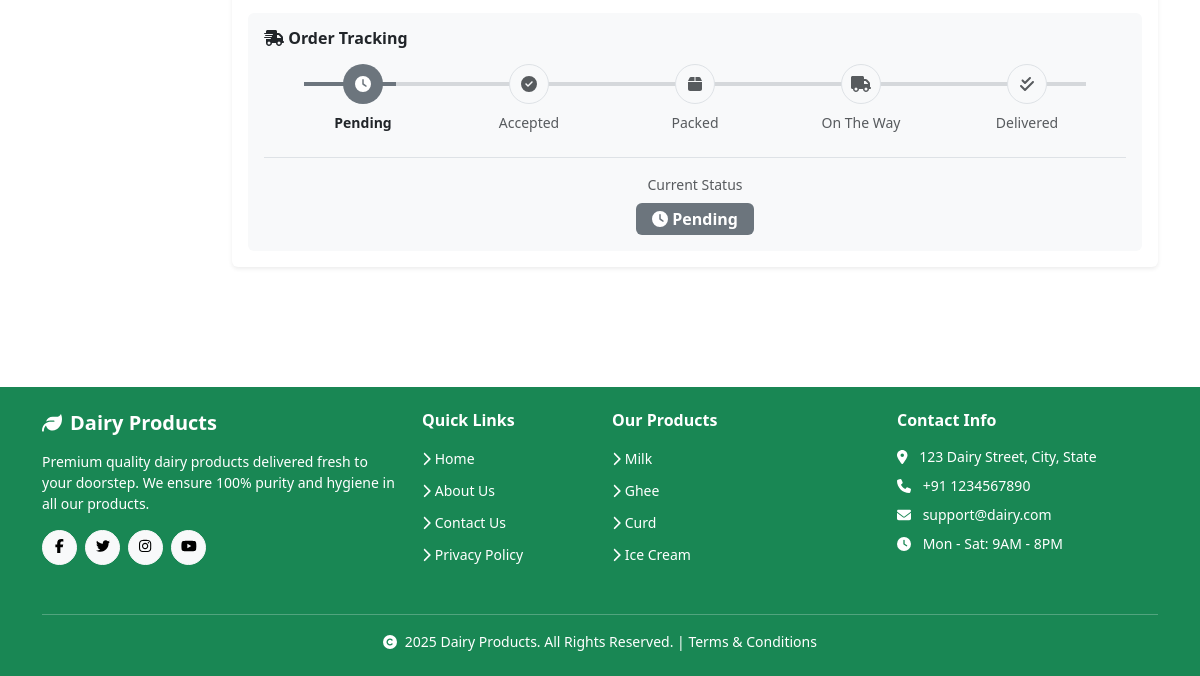
The page /orders/ (signed in, lower part) on the database as committed earlier.
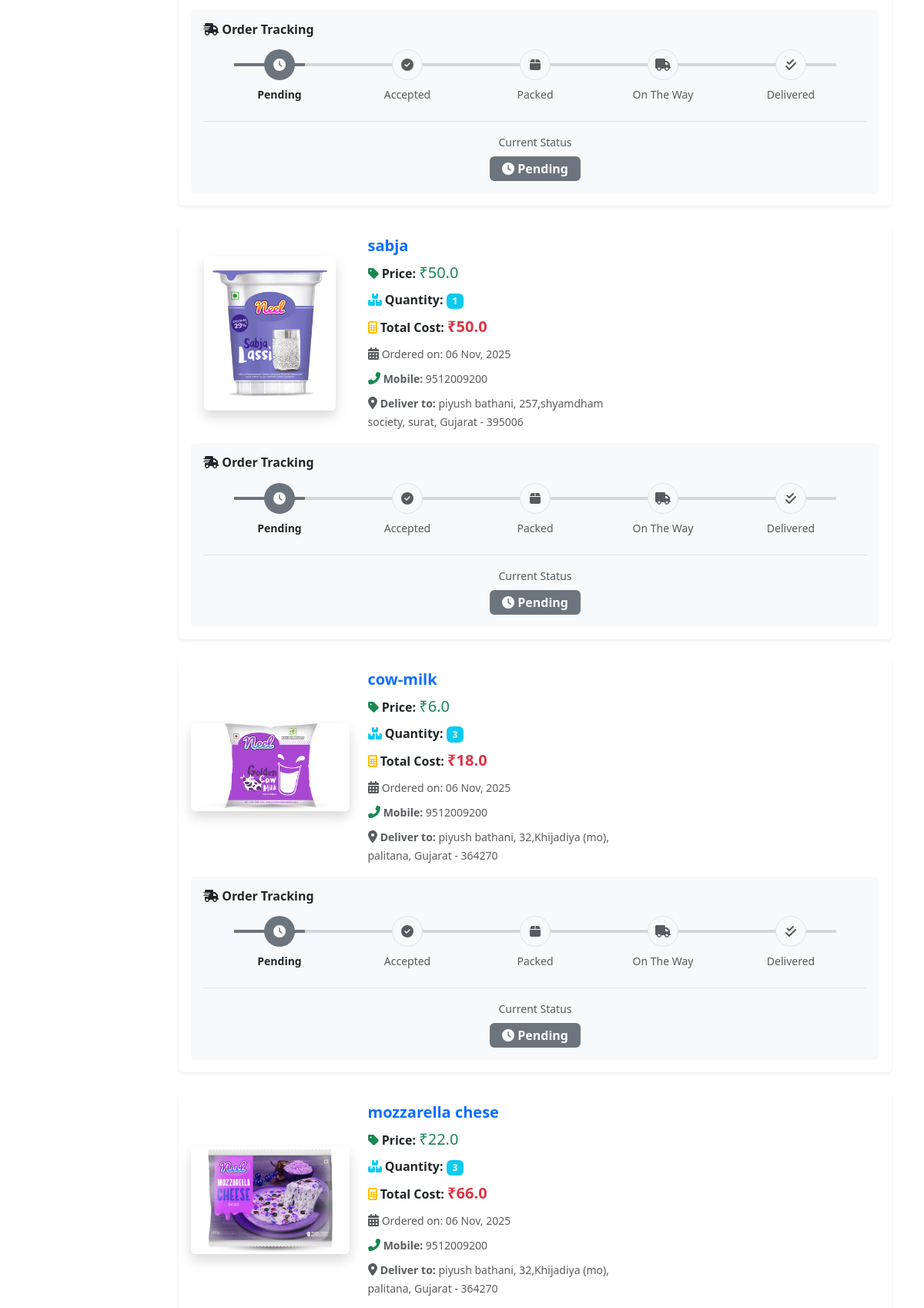
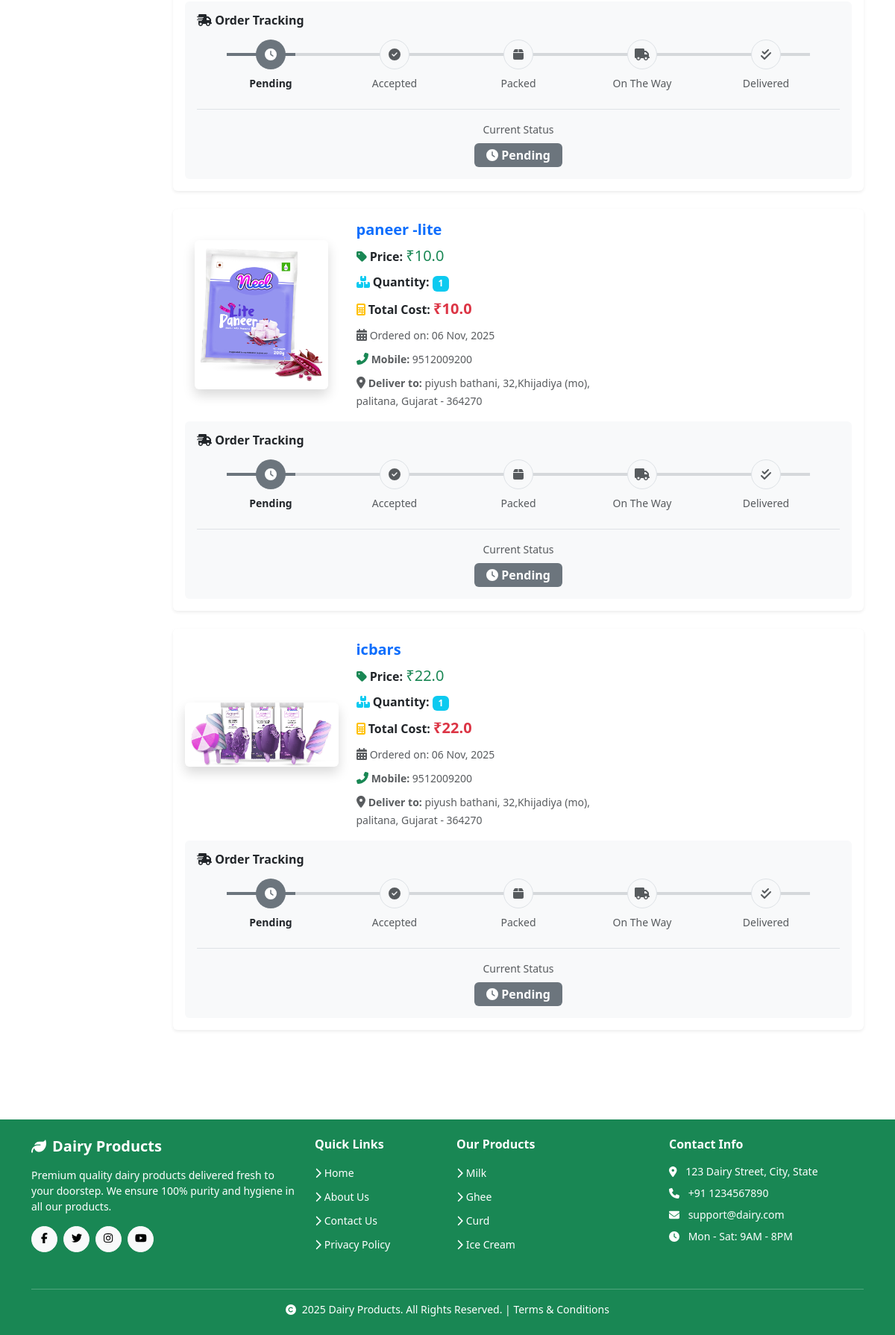
The same page on the database as committed later (2 pictures, top to bottom).
### app/models.py (models this page shows, shortened)
class OrderPlaced(models.Model):
    user = models.ForeignKey(User, on_delete=models.CASCADE)
    customer = models.ForeignKey(Customer, on_delete=models.CASCADE)
    product = models.ForeignKey(Product, on_delete=models.CASCADE)
    quantity = models.PositiveIntegerField(default=1)
    ordered_date = models.DateTimeField(auto_now_add=True)
    status = models.CharField(max_length=50, choices=STATUS_CHOICES, default='Pending')
    payment = models.ForeignKey(Payment, on_delete=models.CASCADE, default="")
    @property
    def total_cost(self):
        return self.quantity * self.product.discounted_price

class Product(models.Model):
    title = models.CharField(max_length=100)
    selling_price = models.FloatField()
    discounted_price = models.FloatField()
    description = models.TextField()
    composition = models.TextField(default='')
    prodapp = models.TextField(default='')
    category = models.CharField(choices=CATEGORY_CHOICES, max_length=2)
    product_image = models.ImageField(upload_to='product')

class Customer(models.Model):
    user = models.ForeignKey(User, on_delete=models.CASCADE)
    name = models.CharField(max_length=200)
    locality = models.CharField(max_length=200)
    city = models.CharField(max_length=50)
    mobile = models.CharField(max_length=10)
    zipcode = models.CharField(max_length=10)
    state = models.CharField(choices=STATE_CHOICES, max_length=50)

### app/views.py (the view)
# urls.py: path('orders/', views.orders, name='orders'),
def orders(request):
    if not request.user.is_authenticated:
        messages.warning(request, 'Please log in to view your orders.')
        return redirect('customer-login')
    op = OrderPlaced.objects.filter(user=request.user)
    return render(request, 'app/orders.html', locals())

### app/templates/app/orders.html (shortened to what this page needs)
{% extends 'app/layout.html' %}
{% load static %}
{% block content %}
<div class="container my-5">
    <div class="row">
        <div class="col-lg-2 col-md-3 mb-4">
        </div>
        <div class="col-lg-10 col-md-9">
            {% if op %}
                {% for order in op %}
                <div class="card shadow-sm mb-4 border-0">
                    <div class="card-body">
                        <div class="row align-items-center">
                            <div class="col-lg-3 col-md-4 text-center mb-3 mb-md-0">
                                <img src="{{order.product.product_image.url}}"
                                     class="img-fluid rounded shadow"
                                     alt="{{order.product.title}}"
                                     style="max-height: 200px; object-fit: cover;">
                            </div>
                            <div class="col-lg-5 col-md-4 mb-3 mb-md-0">
                                <h5 class="card-title text-primary fw-bold">{{order.product.title}}</h5>
                                <p class="mb-2">
                                    <i class="fas fa-tag text-success"></i>
                                    <strong>Price:</strong>
                                    <span class="text-success fs-5">₹{{order.product.discounted_price}}</span>
                                </p>
                                <p class="mb-2">
                                    <i class="fas fa-boxes text-info"></i>
                                    <strong>Quantity:</strong>
                                    <span class="badge bg-info">{{order.quantity}}</span>
                                </p>
                                <p class="mb-2">
                                    <i class="fas fa-calculator text-warning"></i>
                                    <strong>Total Cost:</strong>
                                    <span class="text-danger fw-bold fs-5">₹{{order.total_cost}}</span>
                                </p>
                                <p class="mb-2 text-muted">
                                    <i class="fas fa-calendar-alt"></i>
                                    <small>Ordered on: {{order.ordered_date|date:"d M, Y"}}</small>
                                </p>
                                <p class="mb-2 text-muted">
                                    <i class="fas fa-phone-alt text-success"></i>
                                    <small><strong>Mobile:</strong> {{order.customer.mobile}}</small>
                                </p>
                                <p class="mb-0 text-muted">
                                    <i class="fas fa-map-marker-alt"></i>
                                    <small><strong>Deliver to:</strong> {{order.customer.name}}, {{order.customer.locality}}, {{order.customer.city}}, {{order.customer.state}} - {{order.customer.zipcode}}</small>
                                </p>
                            </div>
                            <div class="col-12">
                                <div class="card bg-light border-0 mt-3">
                                    <div class="card-body">
                                        <h6 class="mb-3 fw-bold">
                                            <i class="fas fa-shipping-fast"></i> Order Tracking
                                        </h6>
                                        {% if order.status != 'Cancelled' %}
                                        <div class="d-flex justify-content-between align-items-start position-relative px-3">
                                            <div class="position-absolute top-0 start-0 w-100 d-flex align-items-center" style="height: 40px; padding: 0 2.5rem;">
                                            </div>
                                            <div class="position-absolute top-0 start-0 d-flex align-items-center" style="height: 40px; padding: 0 2.5rem;
                                                {% if order.status == 'Pending' %}width: 20%;
                                                {% elif order.status == 'Accepted' %}width: 40%;
                                                {% elif order.status == 'Packed' %}width: 60%;
                                                {% elif order.status == 'On The Way' %}width: 80%;
                                                {% elif order.status == 'Delivered' %}width: 100%;
                                                {% endif %}">
                                            </div>
                                            <div class="text-center position-relative" style="z-index: 1; flex: 1;">
                                                <div class="mb-2">
                                                    <div class="{% if order.status == 'Pending' or order.status == 'Accepted' or order.status == 'Packed' or order.status == 'On The Way' or order.status == 'Delivered' %}bg-secondary text-white{% else %}bg-light text-muted border{% endif %} rounded-circle d-inline-flex align-items-center justify-content-center" style="width: 40px; height: 40px;">
                                                        <i class="fas fa-clock"></i>
                                                    </div>
                                                </div>
                                                <small class="d-block {% if order.status == 'Pending' %}fw-bold text-dark{% else %}text-muted{% endif %}">
                                                    Pending
                                                </small>
                                            </div>
                                            <div class="text-center position-relative" style="z-index: 1; flex: 1;">
                                                <div class="mb-2">
                                                    <div class="{% if order.status == 'Accepted' or order.status == 'Packed' or order.status == 'On The Way' or order.status == 'Delivered' %}bg-primary text-white{% else %}bg-light text-muted border{% endif %} rounded-circle d-inline-flex align-items-center justify-content-center" style="width: 40px; height: 40px;">
                                                        <i class="fas fa-check-circle"></i>
                                                    </div>
                                                </div>
                                                <small class="d-block {% if order.status == 'Accepted' %}fw-bold text-dark{% else %}text-muted{% endif %}">
                                                    Accepted
                                                </small>
                                            </div>
                                            <div class="text-center position-relative" style="z-index: 1; flex: 1;">
                                                <div class="mb-2">
                                                    <div class="{% if order.status == 'Packed' or order.status == 'On The Way' or order.status == 'Delivered' %}bg-info text-white{% else %}bg-light text-muted border{% endif %} rounded-circle d-inline-flex align-items-center justify-content-center" style="width: 40px; height: 40px;">
                                                        <i class="fas fa-box"></i>
                                                    </div>
                                                </div>
                                                <small class="d-block {% if order.status == 'Packed' %}fw-bold text-dark{% else %}text-muted{% endif %}">
                                                    Packed
                                                </small>
                                            </div>
                                            <div class="text-center position-relative" style="z-index: 1; flex: 1;">
                                                <div class="mb-2">
                                                    <div class="{% if order.status == 'On The Way' or order.status == 'Delivered' %}bg-warning text-dark{% else %}bg-light text-muted border{% endif %} rounded-circle d-inline-flex align-items-center justify-content-center" style="width: 40px; height: 40px;">
                                                        <i class="fas fa-truck"></i>
                                                    </div>
                                                </div>
                                                <small class="d-block {% if order.status == 'On The Way' %}fw-bold text-dark{% else %}text-muted{% endif %}">
                                                    On The Way
                                                </small>
                                            </div>
                                            <div class="text-center position-relative" style="z-index: 1; flex: 1;">
                                                <div class="mb-2">
                                                    <div class="{% if order.status == 'Delivered' %}bg-success text-white{% else %}bg-light text-muted border{% endif %} rounded-circle d-inline-flex align-items-center justify-content-center" style="width: 40px; height: 40px;">
                                                        <i class="fas fa-check-double"></i>
                                                    </div>
                                                </div>
                                                <small class="d-block {% if order.status == 'Delivered' %}fw-bold text-success{% else %}text-muted{% endif %}">
                                                    Delivered
                                                </small>
                                            </div>
                                        </div>
                                        {% endif %}
                                        <div class="text-center mt-4 pt-3 border-top">
                                            <small class="text-muted d-block mb-2">Current Status</small>
                                            {% if order.status == 'Pending' %}
                                                <span class="badge bg-secondary fs-6 px-3 py-2">
                                                    <i class="fas fa-clock"></i> Pending
                                                </span>
                                            {% elif order.status == 'Accepted' %}
                                                <span class="badge bg-primary fs-6 px-3 py-2">
                                                    <i class="fas fa-check-circle"></i> Accepted
                                                </span>
                                            {% elif order.status == 'Packed' %}
                                                <span class="badge bg-info fs-6 px-3 py-2">
                                                    <i class="fas fa-box"></i> Packed
                                                </span>
                                            {% elif order.status == 'On The Way' %}
                                                <span class="badge bg-warning text-dark fs-6 px-3 py-2">
                                                    <i class="fas fa-truck"></i> On The Way
                                                </span>
                                            {% elif order.status == 'Delivered' %}
                                                <span class="badge bg-success fs-6 px-3 py-2">
                                                    <i class="fas fa-check-double"></i> Delivered
                                                </span>
                                            {% elif order.status == 'Cancelled' %}
                                                <span class="badge bg-danger fs-6 px-3 py-2">
                                                    <i class="fas fa-times-circle"></i> Cancelled
                                                </span>
                                            {% endif %}
                                        </div>
                                    </div>
                                </div>
                            </div>
                        </div>
                    </div>
                </div>
                {% endfor %}
            {% endif %}
        </div>
    </div>
</div>
{% endblock content %}

Rows that differ between the two databases and show on the page:
added OrderPlaced: product.product_image (picture), product "sabja", product.discounted_price "50.0", quantity "1", total_cost "50.0", ordered_date "06 Nov, 2025", customer.mobile "9512009200", customer.name "piyush bathani", customer.locality "257,shyamdham society", customer.city "surat", customer.state "Gujarat", customer.zipcode "395006", status "Pending" (drawn)
added OrderPlaced: product.product_image (picture), product "cow-milk", product.discounted_price "6.0", quantity "3", total_cost "18.0", ordered_date "06 Nov, 2025", customer.mobile "9512009200", customer.name "piyush bathani", customer.locality "32,Khijadiya (mo)", customer.city "palitana", customer.state "Gujarat", customer.zipcode "364270", status "Pending" (drawn)
added OrderPlaced: product.product_image (picture), product "mozzarella chese", product.discounted_price "22.0", quantity "3", total_cost "66.0", ordered_date "06 Nov, 2025", customer.mobile "9512009200", customer.name "piyush bathani", customer.locality "32,Khijadiya (mo)", customer.city "palitana", customer.state "Gujarat", customer.zipcode "364270", status "Pending" (drawn)
added OrderPlaced: product.product_image (picture), product "paneer -lite", product.discounted_price "10.0", quantity "1", total_cost "10.0", ordered_date "06 Nov, 2025", customer.mobile "9512009200", customer.name "piyush bathani", customer.locality "32,Khijadiya (mo)", customer.city "palitana", customer.state "Gujarat", customer.zipcode "364270", status "Pending" (drawn)
added OrderPlaced: product.product_image (picture), product "icbars", product.discounted_price "22.0", quantity "1", total_cost "22.0", ordered_date "06 Nov, 2025", customer.mobile "9512009200", customer.name "piyush bathani", customer.locality "32,Khijadiya (mo)", customer.city "palitana", customer.state "Gujarat", customer.zipcode "364270", status "Pending" (drawn)
